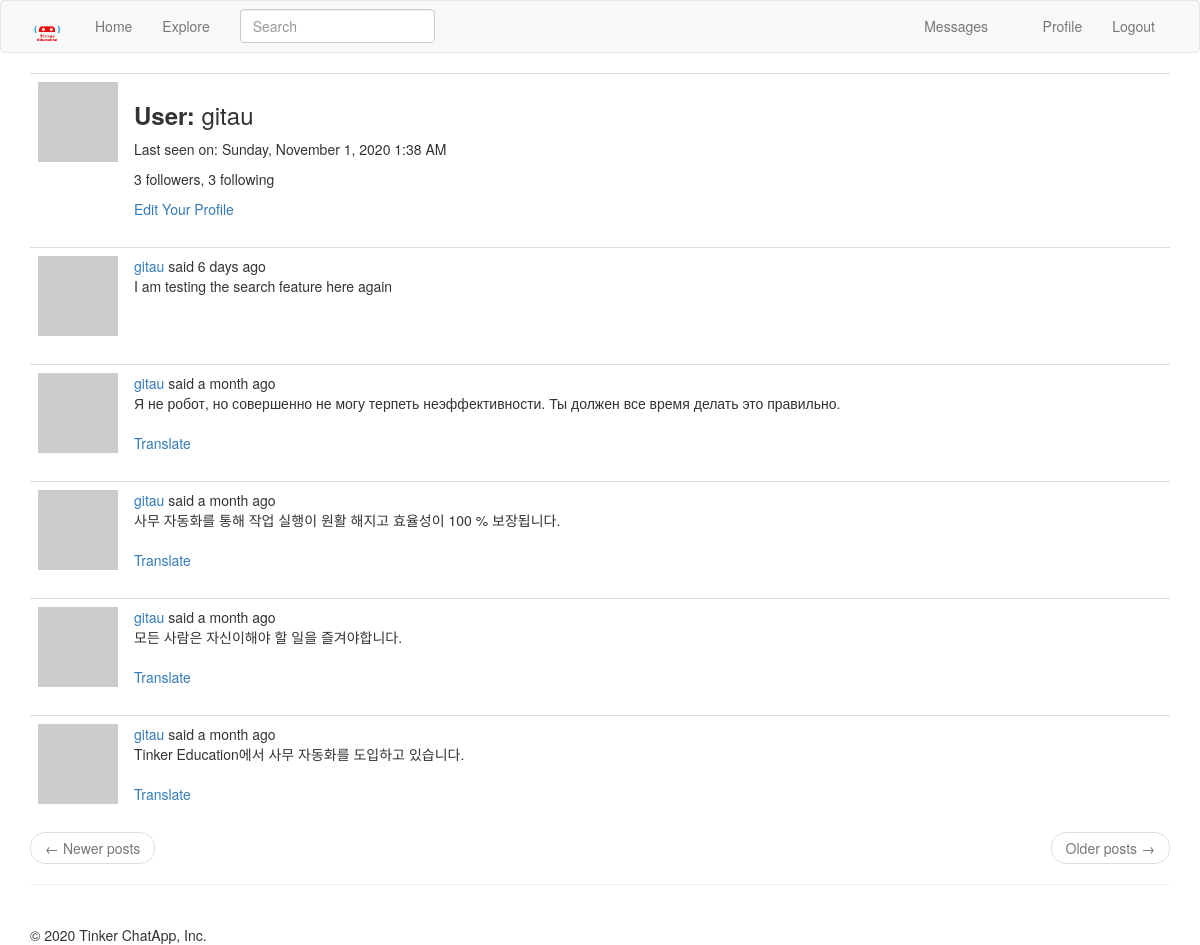
The app's page /main/profile/gitau (signed in) with its own data.
### app/models.py (models this page shows, shortened)
class User( UserMixin ,db.Model):
    id = db.Column(db.Integer, primary_key = True)
    username = db.Column(db.String(64), unique = True, index = True)
    email = db.Column(db.String(120), unique = True, index = True)
    password_hash = db.Column(db.String(128))
    posts = db.relationship('Post', backref = 'author', lazy = 'dynamic')
    about_me = db.Column(db.String(140))
    last_seen = db.Column(db.DateTime, default = datetime.utcnow)
    messages_sent = db.relationship('Message', foreign_keys='Message.sender_id', backref='author', lazy = 'dynamic')
    messages_received = db.relationship('Message', foreign_keys='Message.recipient_id', backref='recipient', lazy='dynamic')
    last_message_read_time = db.Column(db.DateTime) # the last time the user visited the messages page
    notifications = db.relationship('Notification', backref='user', lazy='dynamic')
    followed = db.relationship(
        'User',
        secondary = followers,
        primaryjoin = (followers.c.follower_id == id),
        secondaryjoin = (followers.c.followed_id == id),
        backref = db.backref('followers', lazy = 'dynamic'),
        lazy = 'dynamic'
    )
    def avatar(self, size):
        digest = md5(self.email.lower().encode('utf-8')).hexdigest()
        return 'https://www.gravatar.com/avatar/{}?d=identicon&s={}'.format(digest, size)
    def new_messages(self):
        last_read_time = self.last_message_read_time or datetime(1900, 1, 1)
        return Message.query.filter_by(recipient=self).filter(
            Message.timestamp > last_read_time
        ).count()

class SearchableMixin(object):
    @classmethod
    def before_commit(cls, session):
        session._changes = {
            'add': list(session.new),
            'update': list(session.dirty),
            'delete': list(session.deleted)
        }
    @classmethod
    def after_commit(cls, session):
        for obj in session._changes['add']:
            if isinstance(obj, SearchableMixin):
                add_to_index(obj.__tablename__, obj)
        for obj in session._changes['update']:
            if isinstance(obj, SearchableMixin):
                add_to_index(obj.__tablename__,obj)
        for obj in session._changes['delete']:
            if isinstance(obj, SearchableMixin):
                remove_from_index(obj.__tablename__, obj)
        session._changes = None

class Post(SearchableMixin, db.Model):
    __searchable__ = ['body']
    id = db.Column(db.Integer, primary_key = True)
    body = db.Column(db.String(140))
    timestamp = db.Column(db.DateTime, index = True, default = datetime.utcnow)
    user_id = db.Column(db.Integer, db.ForeignKey('user.id'))
    language = db.Column(db.String(5))

### app/main/routes.py (the view)
@bp.route('/profile/<username>')
@login_required
def profile(username):
    user = User.query.filter_by(username = username).first_or_404()
    form = EmptyForm()
    page = request.args.get('page', 1, type=int)
    posts = user.posts.order_by(Post.timestamp.desc()).paginate(
        page, current_app.config['POSTS_PER_PAGE'], False
    )
    next_url = url_for('main.profile', username = username, page = posts.next_num) \
        if posts.has_next else None
    prev_url = url_for('main.profile', username = username, page = posts.prev_num) \
        if posts.has_prev else None
    return render_template('main/profile.html', title = _('Profile'), user = user, form = form, posts = posts.items, next_url = next_url, prev_url = prev_url)

### app/main/forms.py
class SearchForm(FlaskForm):
    q = StringField(_('Search'), validators = [DataRequired()])
    def __init__(self, *args, **kwargs):
        if 'formdata' not in kwargs:
            kwargs['formdata'] = request.args
        if 'csrf_enabled' not in kwargs:
            kwargs['csrf_enabled'] = False
        super(SearchForm, self).__init__(*args, **kwargs)

class EmptyForm(FlaskForm):
    submit = SubmitField('Submit')

### app/main/routes.py (called while the page is built)
@bp.before_app_request
def before_request():
    if current_user.is_authenticated:
        current_user.last_seen = datetime.utcnow()
        db.session.commit()
        g.search_form= SearchForm()
    g.locale = str(get_locale())

### app/models.py (called while the page is built)
@login.user_loader
def load_user(id):
    return User.query.get(int(id))

### app/templates/main/profile.html (shortened to what this page needs)
{% extends 'main/base.html' %}
{% import 'bootstrap/wtf.html' as wtf %}
{% block app_content %}
    <table class="table">
        <tr valign = 'top'>
            <td width = '70px'>
                <img src="{{ user.avatar(128) }}">
            </td>
            <td>
                <h3><b>{{ _('User') }}: </b>{{ user.username }}</h3>
                {% if user.last_seen %}<p>{{ _('Last seen on') }}: {{ moment(user.last_seen).format('LLLL') }}</p>{% endif %}
                <p>{{ user.followers.count() }} followers, {{ user.followed.count() }} following</p>
                {% if user == current_user %}
                    <a href="{{ url_for('main.edit_profile') }}">{{ _('Edit Your Profile') }}</a>
                {% endif %}
            </td>
        </tr>
    </table>
    {% for post in posts %}
        {% include 'main/_posts.html' %}
    {% endfor %}
    <nav aria-label="...">
        <ul class="pager">
            <li class="previous{% if not prev_url %} disabled{% endif %}">
                <a href="{{ prev_url or '#' }}">
                    <span aria-hidden="true">&larr;</span> {{ _('Newer posts') }}
                </a>
            </li>
            <li class="next{% if not next_url %} disabled{% endif %}">
                <a href="{{ next_url or '#' }}">
                    {{ _('Older posts') }} <span aria-hidden="true">&rarr;</span>
                </a>
            </li>
        </ul>
    </nav>
{% endblock %}

### app/templates/main/_posts.html (shortened to what this page needs)
<table class="table table-hover">
    <tr valign = 'top'>
        <td width="70px">
            <a href="{{ url_for('main.profile', username=post.author.username) }}">
                <img src="{{ post.author.avatar(36) }}" />
            </a>
        </td>
        <td>
            {{ _('%(username)s said %(when)s',
                username=user_link, when=moment(post.timestamp).fromNow()) }}
            <br>
            <span id="post{{ post.id }}">{{ post.body }}</span>
            {% if post.language and post.language != g.locale %}
                <br><br>
                <span id="translation{{ post.id }}">
                    <a href="javascript:translate(
                                '#post{{ post.id }}',
                                '#translation{{ post.id }}',
                                '{{ post.language }}',
                                '{{ g.locale }}');">{{ _('Translate') }}</a>
                </span>
            {% endif %}
        </td>
    </tr>
</table>

### records on screen
User: username "gitau", last_seen "Sunday, November 1, 2020 1:38 AM"
Post: body "I am testing the search feature here again"
Post: body "Я не робот, но совершенно не могу терпеть неэффективности. Ты должен все время делать это правильно."
Post: body "사무 자동화를 통해 작업 실행이 원활 해지고 효율성이 100 % 보장됩니다."
Post: body "모든 사람은 자신이해야 할 일을 즐겨야합니다."
Post: body "Tinker Education에서 사무 자동화를 도입하고 있습니다."

### other values on screen
{{ user.followers.count() }} "3"
{{ user.followed.count() }} "3"
{{ moment().format('YYYY') }} "2020"
